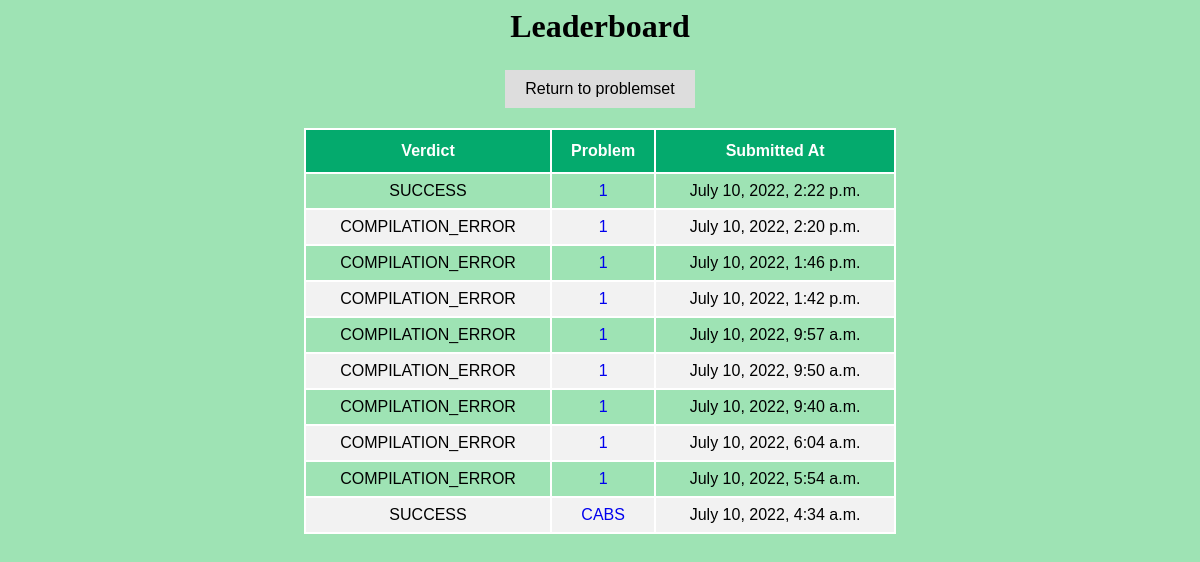
/leaderboard/ (signed in), run on an earlier commit of the app's database.
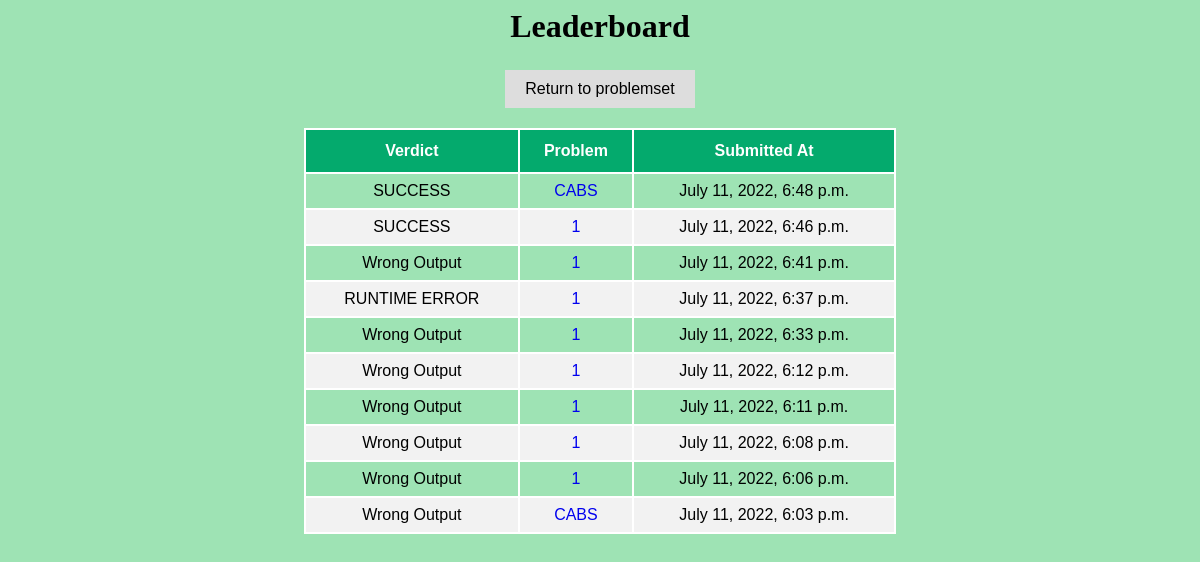
And on a later commit of the database.
### judge/models.py (models this page shows, shortened)
class Solution(models.Model):
    class Verdict(models.TextChoices):
        Success = "SUCCESS"
        COMPILATION_ERROR = "COMPILATION_ERROR"
        Wrong_Output = "Wrong Output"
        Time_Limit_Exceeded = "TIME LIMIT EXCEEDED"
        Runtime_Error = "RUNTIME ERROR"
    problem = models.ForeignKey(Problem, on_delete=models.CASCADE)
    verdict = models.CharField(
        max_length=20,
        choices=Verdict.choices
    )
    submittedAt = models.DateTimeField(auto_now_add=True, blank=True)

class Problem(models.Model):
    class Difficulty(models.TextChoices):
        easy = "EASY"
        medium = "MEDIUM"
        hard = "HARD"
    name = models.CharField(max_length=50)
    statement = models.TextField()
    code = models.CharField(max_length=10)
    difficulty = models.CharField(
        max_length=6,
        choices=Difficulty.choices,
        default=Difficulty.easy
    )

### judge/views.py (the view)
# urls.py: path('leaderboard/', views.leaderboard, name = 'leaderboard')
@login_required(login_url='users:login')
def leaderboard(request):
    recent_submissions = Solution.objects.all().order_by('-submittedAt')[:10]
    return render(request, 'judge/leaderboard.html', {"result": recent_submissions})

### judge/templates/judge/leaderboard.html (shortened to what this page needs)
<html>
<head>
</head>
<body align='center'>
    <h1>Leaderboard</h1>
    <form>
        <button class="working-btn" formaction="/problemset">Return to problemset</button>
    </form>
    <table id="submissions">
        <thead>
            <tr>
                <th>Verdict</th>
                <th>Problem</th>
                <th>Submitted At</th>
            </tr>
        </thead>
        <tbody>
            {% for res in result %}
            <tr>
                <td>{{res.verdict}}</td>
                <td><a class="text" href="{% url 'detail' res.problem.id %}">{{res.problem.code}}</a></td>
                <td>{{res.submittedAt}}</td>
            </tr>
            {% endfor %}
        </tbody>
    </table>
</body>
</html>

What changed in the data, as far as the page shows it:
no longer on this page (row unchanged): Solution: verdict "SUCCESS", problem.code "1", submittedAt "July 10, 2022, 2:22 p.m."
no longer on this page (row unchanged): Solution: verdict "COMPILATION_ERROR", problem.code "1", submittedAt "July 10, 2022, 2:20 p.m."
no longer on this page (row unchanged): Solution: verdict "COMPILATION_ERROR", problem.code "1", submittedAt "July 10, 2022, 1:46 p.m."
no longer on this page (row unchanged): Solution: verdict "COMPILATION_ERROR", problem.code "1", submittedAt "July 10, 2022, 1:42 p.m."
no longer on this page (row unchanged): Solution: verdict "COMPILATION_ERROR", problem.code "1", submittedAt "July 10, 2022, 9:57 a.m."
no longer on this page (row unchanged): Solution: verdict "COMPILATION_ERROR", problem.code "1", submittedAt "July 10, 2022, 9:50 a.m."
no longer on this page (row unchanged): Solution: verdict "COMPILATION_ERROR", problem.code "1", submittedAt "July 10, 2022, 9:40 a.m."
no longer on this page (row unchanged): Solution: verdict "COMPILATION_ERROR", problem.code "1", submittedAt "July 10, 2022, 6:04 a.m."
no longer on this page (row unchanged): Solution: verdict "COMPILATION_ERROR", problem.code "1", submittedAt "July 10, 2022, 5:54 a.m."
no longer on this page (row unchanged): Solution: verdict "SUCCESS", problem.code "CABS", submittedAt "July 10, 2022, 4:34 a.m."
added Solution: verdict "SUCCESS", problem.code "CABS", submittedAt "July 11, 2022, 6:48 p.m."
added Solution: verdict "SUCCESS", problem.code "1", submittedAt "July 11, 2022, 6:46 p.m."
added Solution: verdict "Wrong Output", problem.code "1", submittedAt "July 11, 2022, 6:41 p.m."
added Solution: verdict "RUNTIME ERROR", problem.code "1", submittedAt "July 11, 2022, 6:37 p.m."
added Solution: verdict "Wrong Output", problem.code "1", submittedAt "July 11, 2022, 6:33 p.m."
added Solution: verdict "Wrong Output", problem.code "1", submittedAt "July 11, 2022, 6:12 p.m."
added Solution: verdict "Wrong Output", problem.code "1", submittedAt "July 11, 2022, 6:11 p.m."
added Solution: verdict "Wrong Output", problem.code "1", submittedAt "July 11, 2022, 6:08 p.m."
added Solution: verdict "Wrong Output", problem.code "1", submittedAt "July 11, 2022, 6:06 p.m."
added Solution: verdict "Wrong Output", problem.code "CABS", submittedAt "July 11, 2022, 6:03 p.m."
